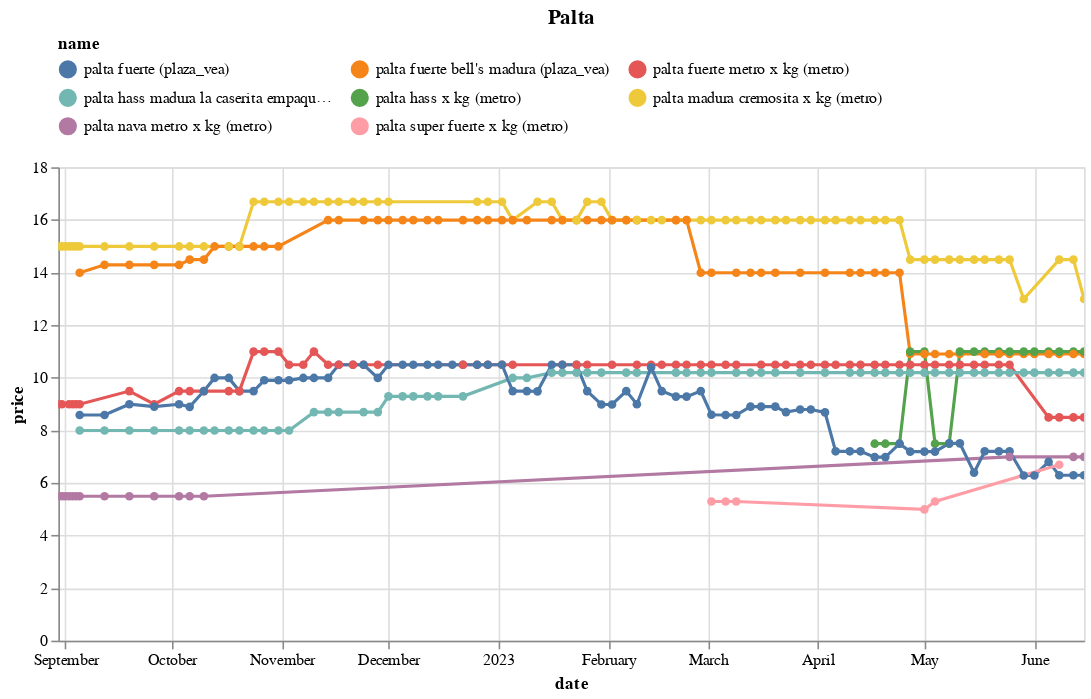

Write notebook code for a chart like this one.
### Code cell
(df
 .loc[df.name.isin(names)]
 .pipe(alt.Chart)
 .mark_line(point=True)
 .encode(x='date', y='price', color='name', tooltip=['name','price'])
 .properties(width=650, title='Palta')
 .interactive()
 .configure_legend(orient='top', columns=3)
)

### Figure 1 — Vega-Lite specification as saved in the notebook (floating-point values rounded to 4 significant figures; data arrays with more than 128 entries replaced by an {"elided": "..."} marker saying what was removed)
{"config": {"view": {"continuousWidth": 300, "continuousHeight": 300}, "legend": {"columns": 3, "orient": "top"}}, "data": {"name": "data-cc99ddfba764835d51f80341912cd7cc"}, "mark": {"type": "line", "point": true}, "encoding": {"color": {"field": "name", "type": "nominal"}, "tooltip": [{"field": "name", "type": "nominal"}, {"field": "price", "type": "quantitative"}], "x": {"field": "date", "type": "temporal"}, "y": {"field": "price", "type": "quantitative"}}, "params": [{"name": "param_14", "select": {"type": "interval", "encodings": ["x", "y"]}, "bind": "scales"}], "title": "Palta", "width": 650, "$schema": "https://vega.github.io/schema/vega-lite/v5.8.0.json", "datasets": {"data-cc99ddfba764835d51f80341912cd7cc": {"elided": "388 records"}}}
